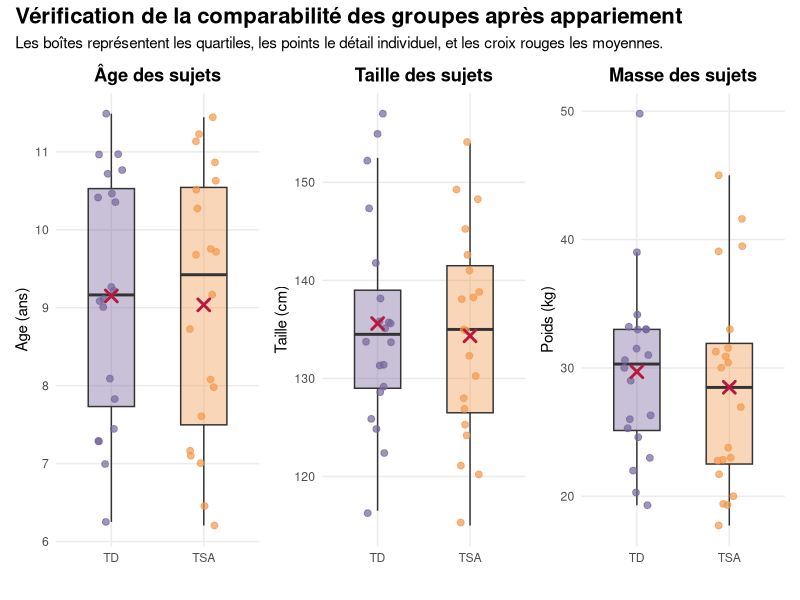
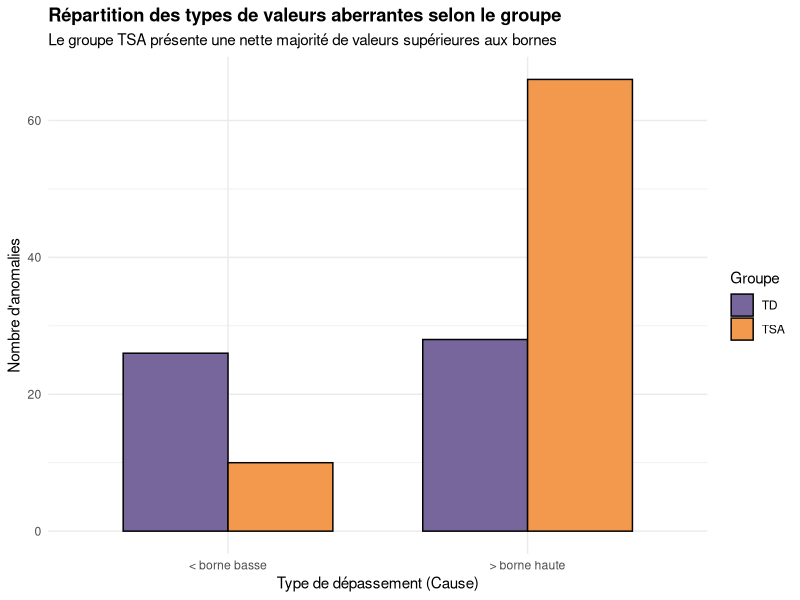
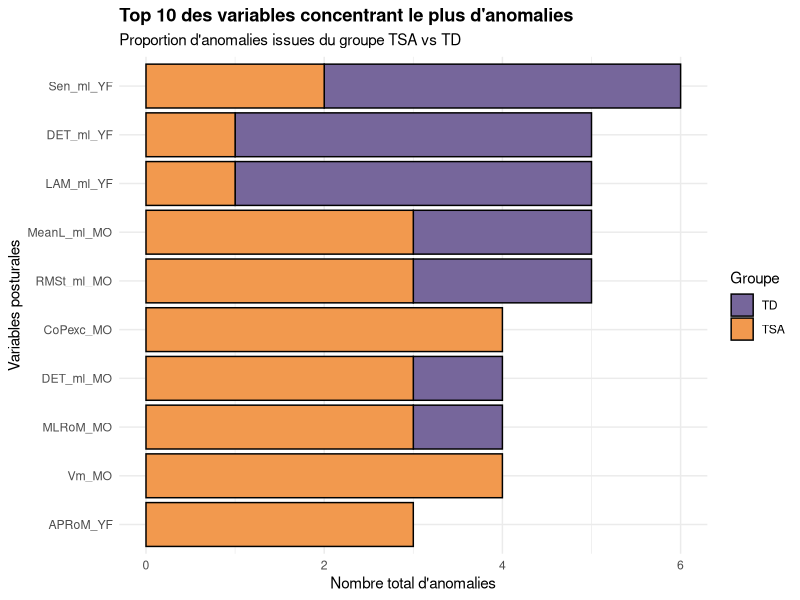

Write R code to recreate these figures, in order. (Note: this script raises an error after producing the figures.)
## ---- chunk 1
library(tidyverse)
library(ggplot2)
library(readxl)
library(dplyr)
library(patchwork)
## ---- chunk 2
DataPosturo <- read_excel("DataPosturo_P2.xlsx")
summary(DataPosturo)
## ---- chunk 3
# Préparer les tables NT et TSA
table_NT <- DataPosturo %>%
  filter(Sujets == "TD") %>%
  select(c("Names","Sujets","Age","Poids","Taille"))

table_TSA <- DataPosturo %>%
  filter(Sujets == "TSA") %>%
  select(c("Names","Sujets","Age","Poids","Taille"))
## ---- chunk 4
appariement <- function(df1, df2, n_cible = 20) {
  
  # A. Préparation
  d1 <- as.data.frame(df1)
  d2 <- as.data.frame(df2)
  rownames(d1) <- NULL
  rownames(d2) <- NULL
  
  cols <- c("Age", "Poids", "Taille")
  X1 <- as.matrix(d1[, cols])
  X2 <- as.matrix(d2[, cols])
  
  # B. Covariance robuste
  S <- cov(rbind(X1, X2))
  if(det(S) < 1e-10) S <- S + diag(0.01, ncol(S)) 

  # C. Calcul des combinaisons (24x24 = 576)
  dist_list <- expand.grid(i = 1:nrow(d1), j = 1:nrow(d2))
  
  dist_list$d <- apply(dist_list, 1, function(row) {
    val <- try(mahalanobis(X1[row[1],], X2[row[2],], S), silent = TRUE)
    if(inherits(val, "try-error") | is.na(val)) return(999999) else return(val)
  })
  
  # D. Tri
  dist_list <- dist_list[order(dist_list$d), ]
  
  # E. Sélection 1 pour 1
  matches <- data.frame()
  pris_i <- c()
  pris_j <- c()
  
  for(k in 1:nrow(dist_list)) {
    idx_i <- dist_list$i[k]
    idx_j <- dist_list$j[k]
    
    if(!(idx_i %in% pris_i) && !(idx_j %in% pris_j)) {
      # On garde les colonnes originales pour le moment
      ligne_paire <- cbind(d1[idx_i, ], d2[idx_j, ], Dist_Mahalanobis = dist_list$d[k])
      matches <- rbind(matches, ligne_paire)
      
      pris_i <- c(pris_i, idx_i)
      pris_j <- c(pris_j, idx_j)
    }
    
    if(nrow(matches) == n_cible) break
  }
  
  # F. Renommage et Formatage Long
  # On utilise directement les noms créés par cbind (souvent .1 pour d2)
  # Pour être plus sûr, on définit les noms de colonnes explicitement
  names(matches) <- c(paste0(names(d1), "_NT"), paste0(names(d2), "_TSA"), "Dist_Mahalanobis")

  # --- Passage en format long (40 lignes) ---
  matches_long <- bind_rows(
    matches %>%
      transmute(
        Names = Names_NT,
        Sujets = Sujets_NT,
        Age = Age_NT,
        Poids = Poids_NT,
        Taille = Taille_NT,
        Groupe = "NT",
        Compatibilite = Names_TSA,
        Distance = Dist_Mahalanobis
      ),
    matches %>%
      transmute(
        Names = Names_TSA,
        Sujets = Sujets_TSA,
        Age = Age_TSA,
        Poids = Poids_TSA,
        Taille = Taille_TSA,
        Groupe = "TSA",
        Compatibilite = Names_NT,
        Distance = Dist_Mahalanobis
      )
  )
  
  return(matches_long)
}
## ---- chunk 5
table_appariement <- appariement(table_NT, table_TSA)
dim(table_appariement)  # 40 lignes si 20 matches
head(table_appariement)
## ---- chunk 6
vars <- c("Age", "Taille", "Poids")

table_appariement$Age    <- as.numeric(as.character(table_appariement$Age))
table_appariement$Taille <- as.numeric(as.character(table_appariement$Taille))
table_appariement$Poids  <- as.numeric(as.character(table_appariement$Poids))

desc_stats <- table_appariement %>%
  group_by(Sujets) %>%
  summarise(across(all_of(vars), list(mean = mean, sd = sd)))
print(desc_stats)
## ---- chunk 7
calc_smd <- function(v, d) {
  g1 <- d[d$Sujets == "TSA", v]
  g2 <- d[d$Sujets == "TD", v]
  
  g1 <- g1[!is.na(g1)]
  g2 <- g2[!is.na(g2)]
  
  diff_moy <- mean(g1) - mean(g2)
  sd_pool  <- sqrt((sd(g1)^2 + sd(g2)^2) / 2)
  
  return(abs(diff_moy / sd_pool))
}
## ---- chunk 8

sapply(vars, calc_smd, d = table_appariement)
## ---- chunk 9
analyser_variable <- function(var, df) {
  g_TSA <- df[[var]][df$Sujets == "TSA"]
  g_TD  <- df[[var]][df$Sujets == "TD"]
  
  shapiro_tsa <- shapiro.test(g_TSA)$p.value
  shapiro_td  <- shapiro.test(g_TD)$p.value
  is_normal   <- (shapiro_tsa > 0.05 && shapiro_td > 0.05)
  
  if (is_normal) {
    # Test de variance pour décider entre Student et Welch
    p_var <- var.test(g_TSA, g_TD)$p.value
    type_test <- if(p_var > 0.05) "Student" else "Welch"
    res_test <- t.test(g_TSA, g_TD, var.equal = (p_var > 0.05))
  } else {
    type_test <- "Mann-Whitney"
    res_test <- wilcox.test(g_TSA, g_TD)
  }
  
  # Retourne un dataframe d'une ligne
  data.frame(
    Variable = var,
    Shapiro_TSA = round(shapiro_tsa, 4),
    Shapiro_TD = round(shapiro_td, 4),
    Normalite = is_normal,
    Test_Utilise = type_test,
    P_Value = round(res_test$p.value, 4),
    Appariement_OK = (res_test$p.value > 0.05)
  )
}
## ---- chunk 10
resultats_finaux <- do.call(rbind, lapply(vars, analyser_variable, df = table_appariement))

print(resultats_finaux)
## ---- chunk 11
creer_plot_appariement <- function(var_name, titre, unite) {
  ggplot(table_appariement, aes(x = Sujets, y = .data[[var_name]], fill = Sujets)) +
    geom_boxplot(alpha = 0.4, outlier.shape = NA, width = 0.5) +
    geom_jitter(aes(color = Sujets), width = 0.15, alpha = 0.7, size = 2) +
    stat_summary(fun = mean, geom = "point", shape = 4, size = 3, color = "#B81840FF", stroke = 1.5) +
    
    scale_fill_manual(values = c("TD" = "#76669BFF", "TSA" = "#F2994EFF")) +
    scale_color_manual(values = c("TD" = "#76669BFF", "TSA" = "#F2994EFF")) +
    labs(title = titre, y = paste(var_name, unite), x = "") +
    theme_minimal() +
    theme(legend.position = "none",
          plot.title = element_text(face = "bold", hjust = 0.5),
          panel.grid.minor = element_blank())
}

# Génération des trois graphiques
p1 <- creer_plot_appariement("Age", "Âge des sujets", "(ans)")
p2 <- creer_plot_appariement("Taille", "Taille des sujets", "(cm)")
p3 <- creer_plot_appariement("Poids", "Masse des sujets", "(kg)")

# Assemblage final
figure_finale <- p1 + p2 + p3 + 
  plot_annotation(title = "Vérification de la comparabilité des groupes après appariement",
                  subtitle = "Les boîtes représentent les quartiles, les points le détail individuel, et les croix rouges les moyennes.",
                  theme = theme(plot.title = element_text(size = 16, face = "bold")))

print(figure_finale)

# Sauvegarde pour le rapport
# ggsave("Verification_Appariement.png", figure_finale, width = 12, height = 5, dpi = 300)
## ---- chunk 12
rm(list = c("table_NT", "table_TSA", "appariement", "figure_finale", "p1", "p2", "p3", "analyser_variable", "calc_smd", "creer_plot_appariement", "resultats_finaux", "desc_stats", "vars"))
## ---- chunk 13
list_name <- (table_appariement$Names)

data_appariement <- DataPosturo %>%
  filter( Names %in% list_name)
## ---- chunk 14
find_extremum <- function(data, col) {
  
  x <- data[[col]]
  
  Q1 <- quantile(x, 0.25, na.rm = TRUE)
  Q3 <- quantile(x, 0.75, na.rm = TRUE)
  
  maxi <- min(max(x, na.rm = TRUE), Q3 + 1.5 * (Q3 - Q1))
  mini <- max(min(x, na.rm = TRUE), Q1 - 1.5 * (Q3 - Q1))
  
  extremum <- x[x < mini | x > maxi]
  
  if (length(extremum) == 0) {              #pour que ce soit plus lisible
    extremum <- NA
  }
  
  list(
    variable = col,
    extremum = extremum,
    n_extremum = sum(!is.na(extremum)),
    mini = mini,
    maxi = maxi
  )
}
## ---- chunk 15
find_extremum_df <- function(data) {
  
  num_cols <- sapply(data, is.numeric)
  
  extremum_list <- lapply(
    names(data)[num_cols],                    #permet d'avoir le nom des                                                           colonnes numeriques
    function(col) find_extremum(data, col)
  )
  
  names(extremum_list) <- names(data)[num_cols]
  
  return(extremum_list)
}
## ---- chunk 16
count_extremum_df <- function(data) {
  extremum_list <- find_extremum_df(data)
  sum(sapply(extremum_list, function(x) x$n_extremum))
}

# aberrantes totales
count_extremum_df(data_appariement)
## ---- chunk 17
identifier_anomalies_details <- function(data, col_name) {
  x <- data[[col_name]]
  
  # Vérification du type (si non numérique là où attendu)
  if (!is.numeric(x)) {
    return(data.frame(
      Names = data$Names,
      Variable = col_name,
      Valeur = as.character(x),
      Cause = "Mauvais type (non numérique)",
      Borne_Inf = NA,
      Borne_Sup = NA
    ))
  }
  
  # Calcul des bornes de Tukey
  Q1 <- quantile(x, 0.25, na.rm = TRUE)
  Q3 <- quantile(x, 0.75, na.rm = TRUE)
  IQR_val <- Q3 - Q1
  borne_inf <- Q1 - 1.5 * IQR_val
  borne_sup <- Q3 + 1.5 * IQR_val
  
  # Identification
  outliers_mask <- !is.na(x) & (x < borne_inf | x > borne_sup)
  
  if (any(outliers_mask)) {
    df_outliers <- data[outliers_mask, ]
    return(data.frame(
      Names = df_outliers$Names,
      Sujets = df_outliers$Sujets,
      Variable = col_name,
      Valeur = x[outliers_mask],
      Cause = ifelse(x[outliers_mask] > borne_sup, "> borne haute", "< borne basse"),
      Borne_Inf = round(borne_inf, 2),
      Borne_Sup = round(borne_sup, 2)
    ))
  } else {
    return(NULL)
  }
}
## ---- chunk 18
cols_a_tester <- data_appariement %>% select(where(is.numeric)) %>% names()

liste_anomalies <- lapply(cols_a_tester, function(cn) {
  identifier_anomalies_details(data_appariement, cn)
})

# Fusion des résultats dans un seul tableau
tableau_anomalies <- do.call(rbind, liste_anomalies)

# Affichage du tableau
print(tableau_anomalies)
dim(tableau_anomalies)

# Exportation pour vérification manuelle
#write.csv(tableau_anomalies, "Tableau_Anomalies_Posturo.csv", row.names = FALSE)
## ---- chunk 19
plot_cause_groupe <- ggplot(tableau_anomalies, aes(x = Cause, fill = Sujets)) +
  geom_bar(position = "dodge", color = "black", width = 0.7) +
  theme_minimal() +
  labs(title = "Répartition des types de valeurs aberrantes selon le groupe",
       subtitle = "Le groupe TSA présente une nette majorité de valeurs supérieures aux bornes",
       x = "Type de dépassement (Cause)",
       y = "Nombre d'anomalies",
       fill = "Groupe") +
  scale_fill_manual(values = c("TD" = "#76669BFF", "TSA" = "#F2994EFF")) + # Bleu pour TD, Orange pour TSA
  theme(plot.title = element_text(face = "bold"))

print(plot_cause_groupe)
## ---- chunk 20
# On identifie le nom des 10 variables avec le plus d'anomalies
top_10_noms <- tableau_anomalies %>%
  count(Variable, sort = TRUE) %>%
  head(10) %>%
  pull(Variable)

# On filtre le tableau original pour ne garder que ces 10 variables
tableau_top_10 <- tableau_anomalies %>%
  filter(Variable %in% top_10_noms)

# Création du graphique en barres empilées
plot_top_vars_groupe <- ggplot(tableau_top_10, aes(x = factor(Variable, levels = rev(top_10_noms)), fill = Sujets)) +
  geom_bar(color = "black") +
  coord_flip() + # Mise à l'horizontale
  theme_minimal() +
  labs(title = "Top 10 des variables concentrant le plus d'anomalies",
       subtitle = "Proportion d'anomalies issues du groupe TSA vs TD",
       x = "Variables posturales",
       y = "Nombre total d'anomalies",
       fill = "Groupe") +
  scale_fill_manual(values = c("TD" = "#76669BFF", "TSA" = "#F2994EFF")) +
  theme(plot.title = element_text(face = "bold"))

print(plot_top_vars_groupe)
## ---- chunk 21
remove_extremum_df <- function(data) {
  
  data_clean <- data
  extremum_list <- find_extremum_df(data)
  
  for (col in names(extremum_list)) {
    
    mini <- extremum_list[[col]]$mini
    maxi <- extremum_list[[col]]$maxi
    
    x <- data[[col]]
    
    # Remplacement par les bornes min/max acceptables (winsorisation)
    x[x > maxi] <- maxi
    x[x < mini] <- mini
    
    data_clean[[col]] <- x
  }
  
  return(data_clean)
}

data_clean <- remove_extremum_df(data_appariement)
count_extremum_df(data_clean)
## ---- chunk 22
rm(list = c("count_extremum_df", "find_extremum", "find_extremum_df", "remove_extremum_df", "liste_anomalies", "tableau_anomalies", "cols_a_tester", "list_name", "identifier_anomalies_details"))
## ---- chunk 23
top_10_noms <- tableau_anomalies %>%
  count(Variable, sort = TRUE) %>%
  head(10) %>%
  pull(Variable)

df_boxplot_top10 <- data.frame()
## ---- chunk 24
for (var in top_10_noms) {
  valeurs_avant <- data_appariement[[var]]
  valeurs_apres <- data_clean[[var]]
  
  df_temp <- data.frame(
    Variable = var,
    Statut = rep(c("1. Avant (Brut)", "2. Après (Winsorisé)"), each = nrow(data_appariement)),
    Valeurs = c(valeurs_avant, valeurs_apres)
  )
  
  df_boxplot_top10 <- rbind(df_boxplot_top10, df_temp)
}
## ---- chunk 25
plot_boxplot_top10 <- ggplot(df_boxplot_top10, aes(x = Statut, y = Valeurs, fill = Statut)) +
  geom_boxplot(outlier.colour = "#B81840FF", outlier.shape = 16, outlier.size = 1.5, alpha = 0.8) +
  facet_wrap(~ Variable, scales = "free_y", ncol = 5) + 
  theme_minimal() +
  labs(title = "Effet de la winsorisation sur le Top 10 des variables avec le plus de valeurs extrêmes",
       x = "",
       y = "Valeurs mesurées (échelles indépendantes)") +
  scale_fill_manual(values = c("1. Avant (Brut)" = "#76669BFF", "2. Après (Winsorisé)" = "#F2994EFF")) +
  theme(legend.position = "bottom",
        axis.text.x = element_blank(),
        axis.ticks.x = element_blank(),
        strip.text = element_text(face = "bold", size = 10)) # Met en gras le nom de la variable

# Affichage du graphique
print(plot_boxplot_top10)
## ---- chunk 26
# Création du tableau de synthèse
tableau_descriptif <- data_clean %>%
  group_by(Sujets) %>%
  summarise(
    Effectif = n(),
    Age_Moyen = mean(Age, na.rm = TRUE),
    Age_SD = sd(Age, na.rm = TRUE),
    Taille_Moyenne = mean(Taille, na.rm = TRUE),
    Taille_SD = sd(Taille, na.rm = TRUE),
    Poids_Moyenne = mean(Poids, na.rm = TRUE),
    Poids_SD = sd(Poids, na.rm = TRUE)
  )
## ---- chunk 27
plot_appariement <- ggplot(data_clean, aes(x = Taille, y = Poids, color = Sujets)) +
  geom_point(size = 3, alpha = 0.7) +
  theme_minimal() +
  labs(
    title = "Validation visuelle de l'appariement Taille/Masse",
    x = "Taille (cm)",
    y = "Masse (kg)"
  ) +
  scale_color_manual(values = c("TD" = "#76669BFF", "TSA" = "#F2994EFF"))

print(plot_appariement)
## ---- chunk 28
df_sexe <- data_clean %>%
  mutate(Sexe_Label = ifelse(Sexe == 1, "Sexe 1", "Sexe 2")) 

plot_sexe <- ggplot(df_sexe, aes(x = Sujets, fill = Sexe_Label)) +
  geom_bar(position = "dodge", alpha = 0.8) +
  theme_minimal() +
  labs(
    title = "Répartition des sexes par groupe",
    x = "Groupe",
    y = "Nombre d'enfants",
    fill = "Sexe"
  )

print(plot_sexe)
## ---- chunk 29
plot_densite <- ggplot(data_clean, aes(x = Aire_YO, fill = Sujets)) +
  geom_density(alpha = 0.5) +
  theme_minimal() +
  labs(
    title = "Distribution de l'Aire d'oscillation (Yeux Ouverts)",
    x = "Aire (mm²)",
    y = "Densité de probabilité"
  ) +
  scale_fill_manual(values = c("TD" = "#76669BFF", "TSA" = "#F2994EFF"))

print(plot_densite)
## ---- chunk 30
generer_boxplots_famille <- function(data, prefixe_variable, unite_y, titre_graphique) {
  
  # Transformation des données (format long) en ciblant le préfixe
  df_filtre <- data %>%
    select(Sujets, starts_with(prefixe_variable)) %>% 
    pivot_longer(cols = -Sujets, names_to = "Condition", values_to = "Valeur")
  
  # Nettoyage et forçage de l'ordre
  df_filtre <- df_filtre %>%
    mutate(Condition = sub(prefixe_variable, "", Condition)) %>%
    mutate(Condition = factor(Condition, levels = c("YO", "YF", "MO")))
  
  # Création du graphique
  graphique <- ggplot(df_filtre, aes(x = Sujets, y = Valeur, fill = Sujets)) +
    geom_boxplot(alpha = 0.7, outlier.colour = "#B81840FF", outlier.shape = 8) +
    facet_wrap(~ Condition, scales = "free_y") + 
    theme_minimal() +
    labs(
      title = titre_graphique,
      x = "Groupe d'enfants",
      y = unite_y
    ) +
    scale_fill_manual(values = c("TD" = "#76669BFF", "TSA" = "#F2994EFF")) +
    theme(
      legend.position = "none",
      strip.text = element_text(size = 10, face = "bold")
    )
  
  return(graphique)
}
## ---- chunk 31
df <- data_clean

# Pour la famille des AIRES ("Aire_YO", "Aire_YF", "Aire_MO")
plot_aires <- generer_boxplots_famille(
  data = df, 
  prefixe_variable = "Aire_", 
  unite_y = "Aire (mm²)", 
  titre_graphique = "Comparaison de l'Aire d'oscillation (TD vs TSA)"
)
print(plot_aires)

# Pour la famille des VITESSES ("Vm_YO", "Vm_YF", "Vm_MO")
plot_vitesses <- generer_boxplots_famille(
  data = df, 
  prefixe_variable = "Vm_", 
  unite_y = "Vitesse", 
  titre_graphique = "Comparaison de la Vitesse Moyenne (TD vs TSA)"
)
print(plot_vitesses)

# Pour la famille des AMPLITUDES AP ("APRoM_YO", "APRoM_YF", "APRoM_MO")
plot_aprom <- generer_boxplots_famille(
  data = df, 
  prefixe_variable = "APRoM_", 
  unite_y = "Amplitude AP (mm)", 
  titre_graphique = "Comparaison de l'Amplitude Postéro-Antérieure (TD vs TSA)"
)
print(plot_aprom)

#----------------------

# Amplitude Médio-Latérale (MLRoM)
plot_mlrom <- generer_boxplots_famille(df, "MLRoM_", "Amplitude ML (mm)", "Amplitude Médio-Latérale (TD vs TSA)")
print(plot_mlrom)

# Excursion du Centre de Pression (CoPexc)
plot_copexc <- generer_boxplots_famille(df, "CoPexc_", "Excursion CoP", "Excursion du Centre de Pression (TD vs TSA)")
print(plot_copexc)

# Ratio d'excursion (Ratio_exc)
plot_ratio_exc <- generer_boxplots_famille(df, "Ratio_exc_", "Ratio", "Ratio d'Excursion (TD vs TSA)")
print(plot_ratio_exc)

# Angle theta (theta)
plot_theta <- generer_boxplots_famille(df, "theta_", "Angle (°)", "Angle Theta d'oscillation (TD vs TSA)")
print(plot_theta)

#----------------------

# Fréquence Médiane Antéro-Postérieure
plot_fmed_ap <- generer_boxplots_famille(df, "Fmed_ap_", "Fréquence (Hz)", "Fréquence Médiane Antéro-Postérieure (TD vs TSA)")
print(plot_fmed_ap)

# Fréquence Médiane Médio-Latérale
plot_fmed_ml <- generer_boxplots_famille(df, "Fmed_ml_", "Fréquence (Hz)", "Fréquence Médiane Médio-Latérale (TD vs TSA)")
print(plot_fmed_ml)

#-----------------------

# RMS Antéro-Postérieur
plot_rms_ap <- generer_boxplots_famille(df, "RMS_ap_", "RMS AP", "Dispersion RMS Antéro-Postérieure (TD vs TSA)")
print(plot_rms_ap)

# RMS Médio-Latéral
plot_rms_ml <- generer_boxplots_famille(df, "RMS_ml_", "RMS ML", "Dispersion RMS Médio-Latérale (TD vs TSA)")
print(plot_rms_ml)

# RMSr Antéro-Postérieur (Composante Rambling/Résiduelle AP)
plot_rmsr_ap <- generer_boxplots_famille(
  data = df, 
  prefixe_variable = "RMSr_ap_", 
  unite_y = "RMSr AP", 
  titre_graphique = "Dispersion RMSr Antéro-Postérieure (TD vs TSA)"
)
print(plot_rmsr_ap)

# RMSr Médio-Latéral (Composante Rambling/Résiduelle ML)
plot_rmsr_ml <- generer_boxplots_famille(
  data = df, 
  prefixe_variable = "RMSr_ml_", 
  unite_y = "RMSr ML", 
  titre_graphique = "Dispersion RMSr Médio-Latérale (TD vs TSA)"
)
print(plot_rmsr_ml)

# RMSt Antéro-Postérieur (Composante Trembling AP)
plot_rmst_ap <- generer_boxplots_famille(
  data = df, 
  prefixe_variable = "RMSt_ap_", 
  unite_y = "RMSt AP", 
  titre_graphique = "Dispersion RMSt Antéro-Postérieure (TD vs TSA)"
)
print(plot_rmst_ap)

# RMSt Médio-Latéral (Composante Trembling ML)
plot_rmst_ml <- generer_boxplots_famille(
  data = df, 
  prefixe_variable = "RMSt_ml_", 
  unite_y = "RMSt ML", 
  titre_graphique = "Dispersion RMSt Médio-Latérale (TD vs TSA)"
)
print(plot_rmst_ml)

#-------------------------

# Sample Entropy (Sen)
plot_sen_ap <- generer_boxplots_famille(df, "Sen_ap_", "Entropie", "Sample Entropy Antéro-Postérieure (TD vs TSA)")
print(plot_sen_ap)

plot_sen_ml <- generer_boxplots_famille(df, "Sen_ml_", "Entropie", "Sample Entropy Médio-Latérale (TD vs TSA)")
print(plot_sen_ml)

#-----------------------

# DFA (Detrended Fluctuation Analysis)
plot_dfa_ap <- generer_boxplots_famille(df, "DFA_ap_", "Index DFA", "Index DFA Antéro-Postérieur (TD vs TSA)")
print(plot_dfa_ap)

plot_dfa_ml <- generer_boxplots_famille(df, "DFA_ml_", "Index DFA", "Index DFA Médio-Latéral (TD vs TSA)")
print(plot_dfa_ml)

#-----------------------

# Déterminisme (DET)
plot_det_ap <- generer_boxplots_famille(df, "DET_ap_", "Déterminisme (%)", "Déterminisme Antéro-Postérieur (TD vs TSA)")
print(plot_det_ap)

plot_det_ml <- generer_boxplots_famille(df, "DET_ml_", "Déterminisme (%)", "Déterminisme Médio-Latéral (TD vs TSA)")
print(plot_det_ml)

#----------------------

# Laminarité (LAM)
plot_lam_ap <- generer_boxplots_famille(df, "LAM_ap_", "Laminarité (%)", "Laminarité Antéro-Postérieure (TD vs TSA)")
print(plot_lam_ap)

plot_lam_ml <- generer_boxplots_famille(df, "LAM_ml_", "Laminarité (%)", "Laminarité Médio-Latérale (TD vs TSA)")
print(plot_lam_ml)

#---------------------

# Longueur moyenne des lignes (MeanL)
plot_meanl_ap <- generer_boxplots_famille(df, "MeanL_ap_", "MeanL", "Longueur Moy. Lignes Antéro-Postérieure (TD vs TSA)")
print(plot_meanl_ap)

plot_meanl_ml <- generer_boxplots_famille(df, "MeanL_ml_", "MeanL", "Longueur Moy. Lignes Médio-Latérale (TD vs TSA)")
print(plot_meanl_ml)

#---------------------

# Longueur max des lignes (MaxL)
plot_maxl_ap <- generer_boxplots_famille(df, "MaxL_ap_", "MaxL", "Longueur Max. Lignes Antéro-Postérieure (TD vs TSA)")
print(plot_maxl_ap)

plot_maxl_ml <- generer_boxplots_famille(df, "MaxL_ml_", "MaxL", "Longueur Max. Lignes Médio-Latérale (TD vs TSA)")
print(plot_maxl_ml)
## ---- chunk 32
rm(list = c("df", "df_long", "df_sexe", "tableau_descriptif", "plot_aires", "plot_appariement", "plot_aprom", "plot_copexc", "plot_densite", "plot_det_ap", "plot_det_ml", "plot_dfa_ap", "plot_dfa_ml", "plot_fmed_ap", "plot_fmed_ml", "plot_lam_ap", "plot_lam_ml", "plot_maxl_ap", "plot_maxl_ml", "plot_meanl_ap", "plot_meanl_ml", "plot_mlrom", "plot_ratio_exc", "plot_rms_ap", "plot_rms_ml", "plot_rmsr_ap", "plot_rmsr_ml", "plot_rmst_ap", "plot_rmst_ml", "plot_sen_ap", "plot_sen_ml", "plot_sexe", "plot_theta", "plot_toutes_variables", "plot_vitesses", "generer_boxplots_famille"))
